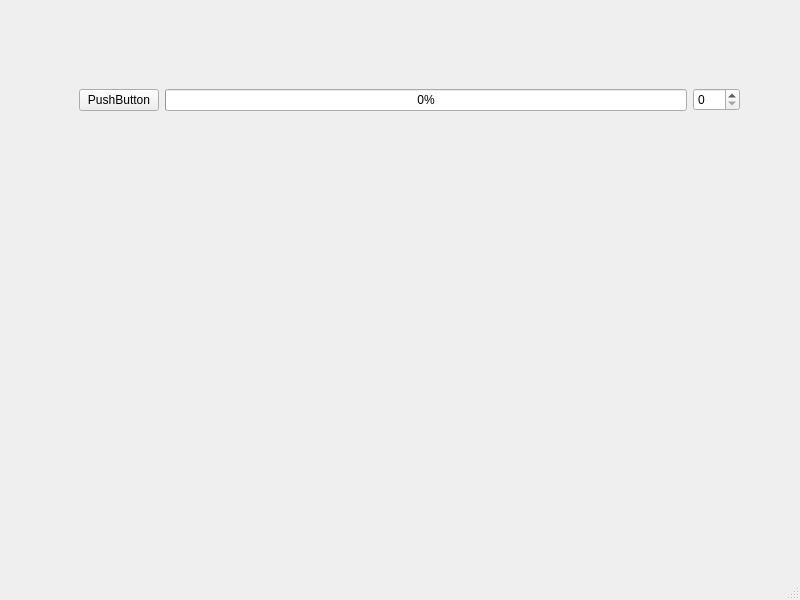
<?xml version="1.0" encoding="UTF-8"?>
<ui version="4.0">
 <class>MainWindow</class>
 <widget class="QMainWindow" name="MainWindow">
  <property name="geometry">
   <rect>
    <x>0</x>
    <y>0</y>
    <width>800</width>
    <height>600</height>
   </rect>
  </property>
  <property name="windowTitle">
   <string>MainWindow</string>
  </property>
  <widget class="QWidget" name="centralwidget">
   <widget class="QWidget" name="horizontalLayoutWidget">
    <property name="geometry">
     <rect>
      <x>79</x>
      <y>60</y>
      <width>661</width>
      <height>80</height>
     </rect>
    </property>
    <layout class="QHBoxLayout" name="horizontalLayout">
     <item>
      <widget class="QPushButton" name="pushButton">
       <property name="text">
        <string>PushButton</string>
       </property>
      </widget>
     </item>
     <item>
      <widget class="QProgressBar" name="progressBar">
       <property name="value">
        <number>0</number>
       </property>
      </widget>
     </item>
     <item>
      <widget class="QSpinBox" name="spinBox">
       <property name="maximum">
        <number>100</number>
       </property>
      </widget>
     </item>
    </layout>
   </widget>
  </widget>
  <widget class="QMenuBar" name="menubar">
   <property name="geometry">
    <rect>
     <x>0</x>
     <y>0</y>
     <width>800</width>
     <height>25</height>
    </rect>
   </property>
  </widget>
  <widget class="QStatusBar" name="statusbar"/>
 </widget>
 <resources/>
 <connections/>
</ui>
